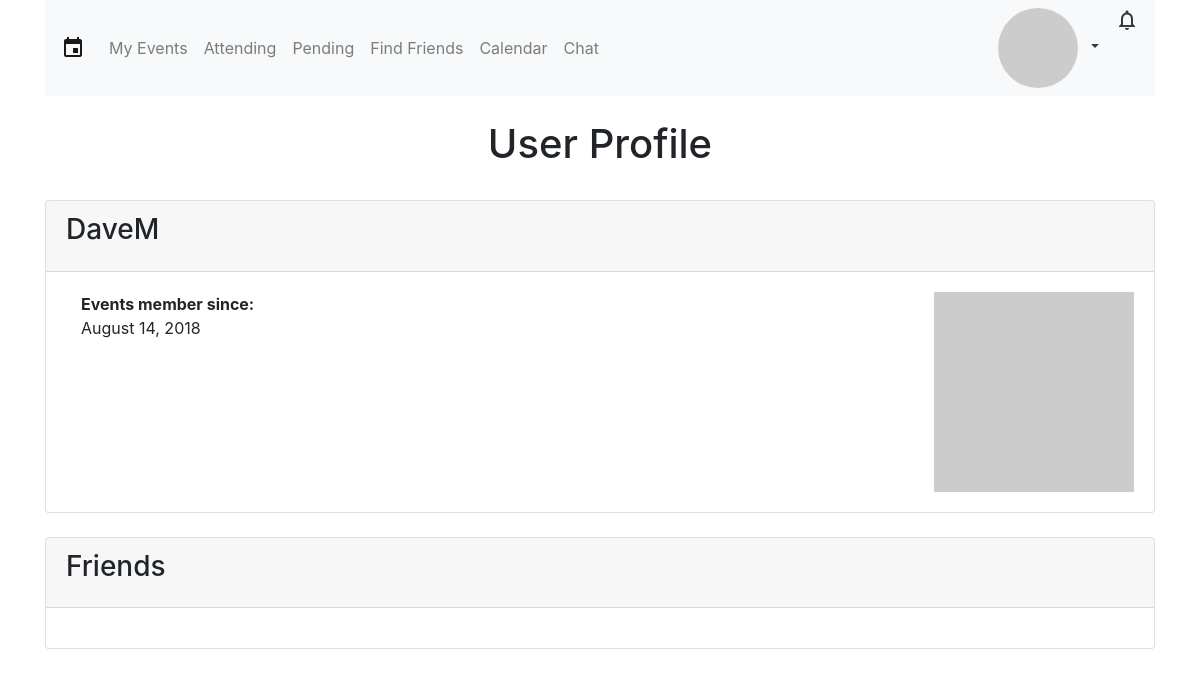
Before: /profile.php?user_id=4 with the older database file.
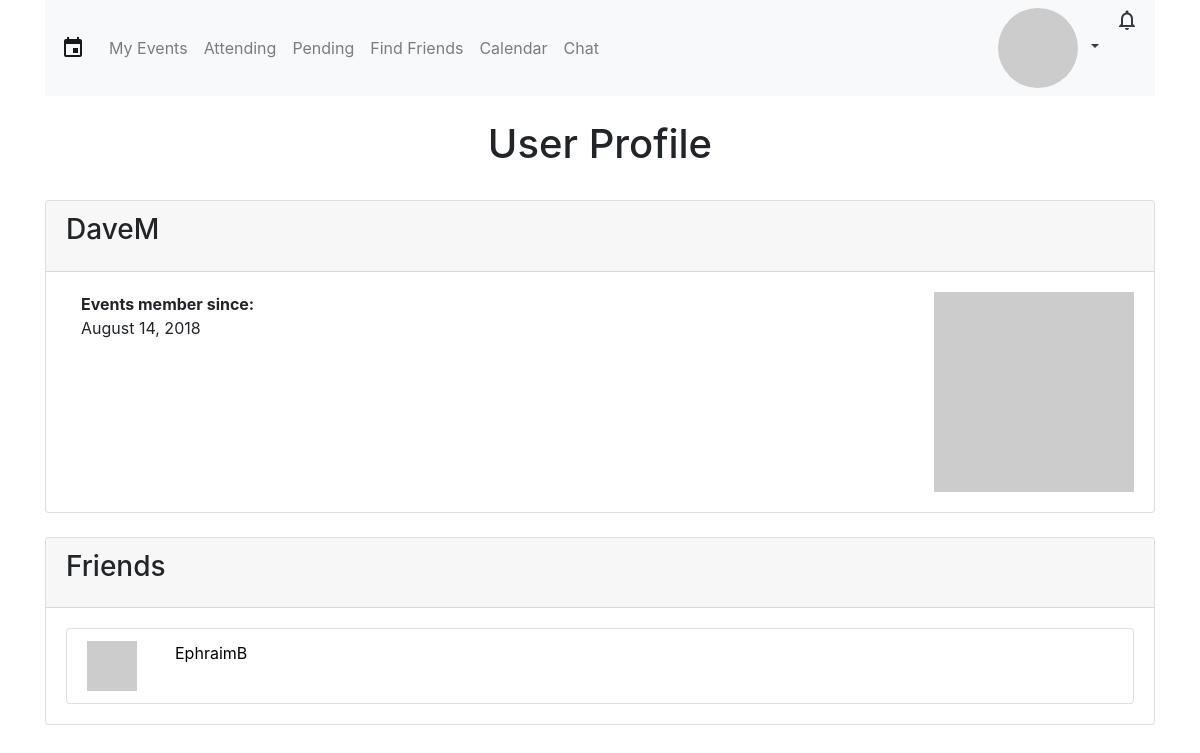
After: the same page with the newer database file.
### tables this page shows
CREATE TABLE `users` (
  `user_id` int(11) NOT NULL,
  `username` varchar(50) NOT NULL,
  `password` varchar(255) NOT NULL,
  `email` varchar(50) NOT NULL,
  `birthday` datetime DEFAULT NULL,
  `address` varchar(255) DEFAULT NULL,
  `createdAt` datetime NOT NULL,
  `lastLogin` datetime DEFAULT NULL,
  `darkTheme` tinyint(1) NOT NULL
);

CREATE TABLE `friends` (
  `id` int(11) NOT NULL,
  `friend_id` int(11) NOT NULL,
  `user_id` int(11) NOT NULL,
  `status_id` int(11) NOT NULL
);

### profile.php (the view, shortened to what the changed rows need)
<?php
global $link;
$profileUserId = $_GET['user_id'];
$profileEmailQuery = "SELECT email FROM users WHERE user_id='$profileUserId'";
$profileEmailResult = mysqli_query($link, $profileEmailQuery);
$profileEmail = mysqli_fetch_array($profileEmailResult)[0];
$profileEmail_hash = md5(strtolower(trim($profileEmail)));
$session_user_id = $_SESSION['user_id'];
$darkTheme_query = "SELECT darkTheme FROM users WHERE user_id='$session_user_id'";
$darkTheme_result = mysqli_query($link, $darkTheme_query);
$darkTheme = mysqli_fetch_array($darkTheme_result)[0];
$userProfile_query = "SELECT * FROM users WHERE user_id='$profileUserId'";
$userProfile_result = mysqli_query($link, $userProfile_query);
$friends_query = "SELECT * FROM friends LEFT OUTER JOIN users ON friends.friend_id=users.user_id WHERE friends.user_id='$profileUserId' OR friends.friend_id='$profileUserId'";
$friends_result = mysqli_query($link, $friends_query);
$friendsOtherWay_query = "SELECT * FROM friends LEFT OUTER JOIN users ON friends.user_id=users.user_id WHERE friends.friend_id='$profileUserId'";
$friendsOtherWay_result = mysqli_query($link, $friendsOtherWay_query);
?>
<!DOCTYPE html>
<html>
  <head>
    <link rel="stylesheet" href="https://stackpath.bootstrapcdn.com/bootstrap/4.1.1/css/bootstrap.min.css">
    <link rel="stylesheet" href="css/style.css">
  </head>
	<?php
	if($darkTheme == 0){
	?>
  <body>
	<?php
	}
	else if($darkTheme == 1){
	?>
	<body style="background-color: black; color: white">
	<?php
	}
	?>
    <div class="container">
      <br>
      <header>
        <h1 class="text-center">User Profile</h1>
      </header>
      <br>
      <main>
        <?php
        if($darkTheme == 0){
        ?>
        <div class="card">
        <?php
        }
        else if($darkTheme == 1){
        ?>
        <div class="card bg-dark">
        <?php
        }
        while($info = mysqli_fetch_array($userProfile_result)){
          $username = $info['username'];
          $memberSince = $info['createdAt'];
          $memberSinceFormatted = date('F d, Y', strtotime($memberSince));
        ?>
          <div class="card-header">
            <div class="row">
              <h3 class="card-title col-9"><?php echo $username ?></h3>
            </div>
          </div>
          <div class="card-body">
            <img class="align-middle float-right d-none d-lg-block" width="200" height="200" src="https://www.gravatar.com/avatar/<?php echo $profileEmail_hash ?>?d=mp&s=500">
            <div class="row">
              <div class="col-12 col-lg-4">
                <p class="card-text font-weight-bold m-0">Events member since:</p>
                <p class="card-text"><?php echo $memberSinceFormatted ?></p>
              </div>
            </div>
            <?php
            }
            ?>
          </div>
        </div>
      <br>
      <?php
      if($darkTheme == 0){
      ?>
      <div class="card">
      <?php
      }
      else if($darkTheme == 1){
      ?>
      <div class="card bg-dark">
      <?php
      }
      ?>
        <div class="card-body">
          <div class="list-group">
            <?php
            while($friend = mysqli_fetch_array($friends_result)){
              $friend_user_id = $friend['friend_id'];
              if($friend_user_id == $profileUserId){
                while($friendOtherWay = mysqli_fetch_array($friendsOtherWay_result)){
                  $friendOtherWay_user_id = $friendOtherWay['user_id'];
                  $friendOtherWay_username = $friendOtherWay['username'];
                  $friendOtherWay_email = $friendOtherWay['email'];
                  $friendOtherWay_email_hash = md5(strtolower(trim($friendOtherWay_email)));
                  if($darkTheme == 0){
                  ?>
                    <a href="profile.php?user_id=<?php echo $friendOtherWay_user_id ?>" style="color: black; text-decoration: none;">
                    <li class="list-group-item">
                  <?php
                  }
                ?>
                <div class="row">
                  <img class="align-middle col-auto" src="https://www.gravatar.com/avatar/<?php echo $friendOtherWay_email_hash ?>?d=mp&s=150" width="50" height="50">
                  &ensp;<p class="col"><?php echo $friendOtherWay_username ?></p>
                </div>
                </li>
                </a>
                <?php
                }
            }
            }
            ?>
          </div>
        </div>
      </div>
      </main>
    </div>
  </body>
</html>

Changed rows visible on the page:
added friends: friend_id 4 (drawn), user.username "EphraimB"
